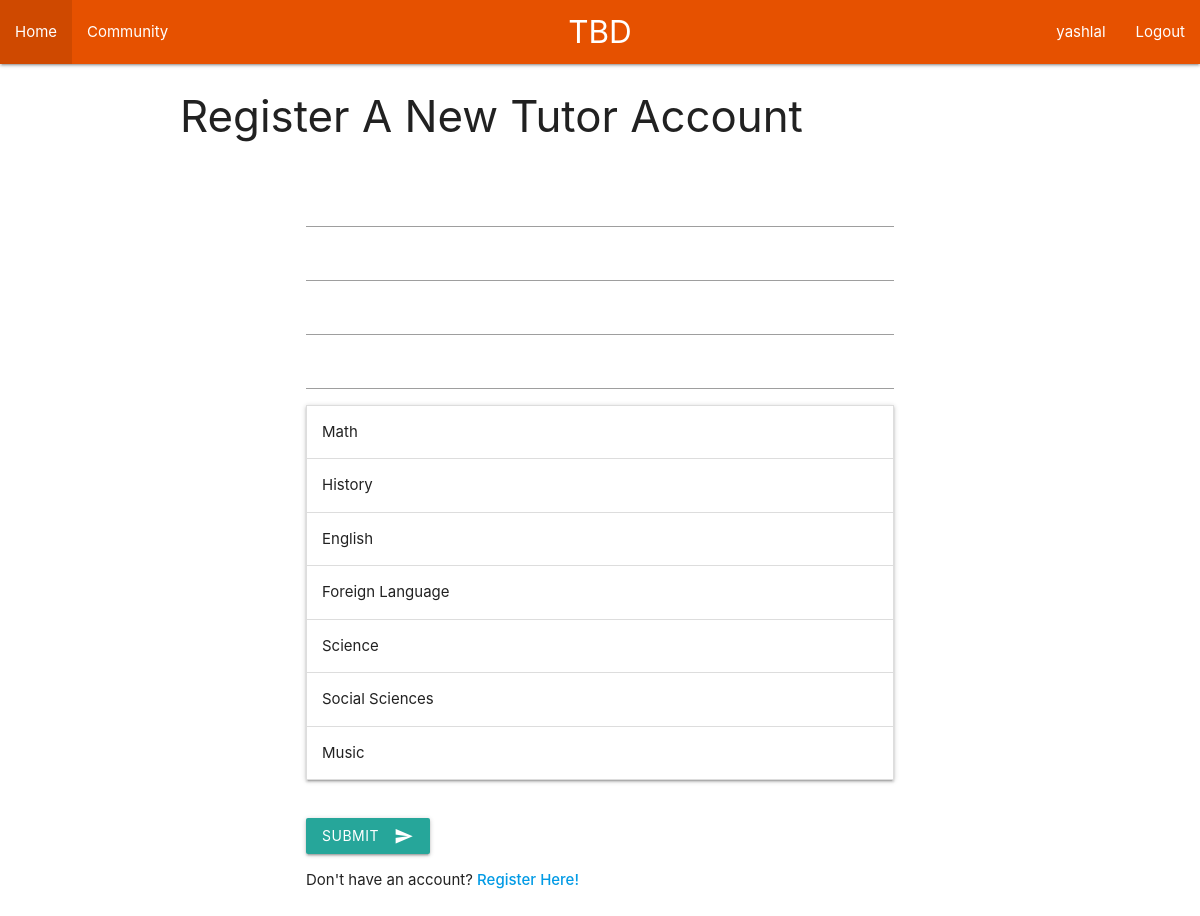
Page /register_tutor/ (signed in) on the earlier database version.
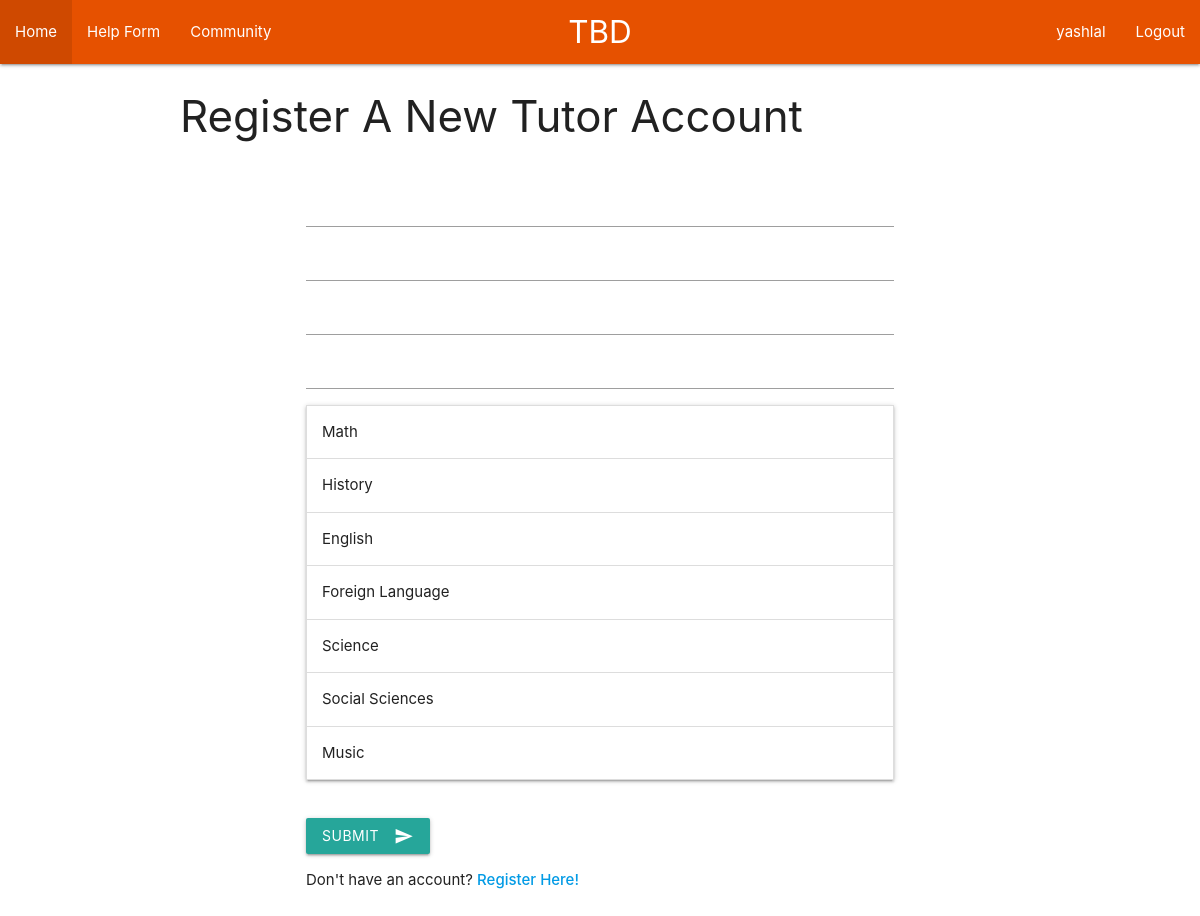
Same page on the later database version.
### main/views.py (the view, shortened to what this page needs)
# urls.py: path('register_tutor/', views.register_tutor, name="register_tutor"),
def register_tutor(request):
    form = TutorCreationForm
    return render(request=request, template_name="main/register_tutor.html", context={'form': form})

### main/models.py (called while the page is built)
    def __str__(self):
        return self.name

### main/templatetags/dropdown_extra.py (called while the page is built)
@register.filter
def get_index(list, item):
    i = list.index(item)
    return i

@register.filter
def get_val(list, index):
    index = int(index)
    return list[index]

### main/widgets.py (called while the page is built)
    def get_context(self, name, value, attrs):
        context = super().get_context(name, value, attrs)
        context['widget']['groupby_list'] = self.groupby_list
        context['widget']['choices']  = list(self.choices)
        context['widget']['list_of_choices'] = [el for el in self.choices]
        context['widget']['object_list'] = self.object_list
        return context

    def render(self, name, value, attrs=None, renderer=None):
        context = self.get_context(name, value, attrs)
        return self._render(self.template_name, context, renderer)

    def _render(self, template_name, context, renderer=None):
        if renderer is None:
            renderer = get_default_renderer()
        return mark_safe(renderer.render(template_name, context))

### main/templates/main/register_tutor.html (shortened to what this page needs)
{% extends 'main/header.html' %}
{% block content %}
{% load materializecss %}
{% load dropdown_extra %}
  <h3>Register A New Tutor Account</h3>
  <br>
    <div class="container">
    <form method="POST">
      {{form.username|materializecss}}
      {{form.email|materializecss}}
      {{form.password1|materializecss}}
      {{form.password2|materializecss}}
      {{form.subjects}}
      <br>
      <button class="btn waves-effect waves-light" type="submit" name="action">Submit
        <i class="material-icons right">send</i>
      </button>
    </form>
    Don't have an account? <a href="/register" target="blank"><strong>Register Here!</strong></a>
    <br>
    <br>
    <br>
  </div>
{% endblock %}

### main/templates/main/includes/navbaritems.html
<ul id="nav-mobile" class="left hide-on-med-and-down">
  <li><a href="/home" class="active">Home</a></li>
  {% if user.is_student %}
    <li><a href="/helpform">Help Form</a>
  {% endif %}
  {% if user.is_tutor %}
    <li><a href="/community" class="active">Community</a></li>
  {% endif %}
</ul>
<ul id="nav-mobile" class="right hide-on-med-and-down">
  {% if user.is_authenticated %}
    <li><a href="/profile" class="active">{{user.username}}</a></li>
    <li><a href="/logout" class="active">Logout</a></li>
  {% else %}
    <li><a href="/login" class="active">Login</a></li>
    <li><a href="/register" class="active">Register</a></li>
  {% endif %}
</ul>

Differences in the rows shown:
changed User "yashlal": is_student False → True (drawn)
Other differences:
text now shown: "Help Form"
